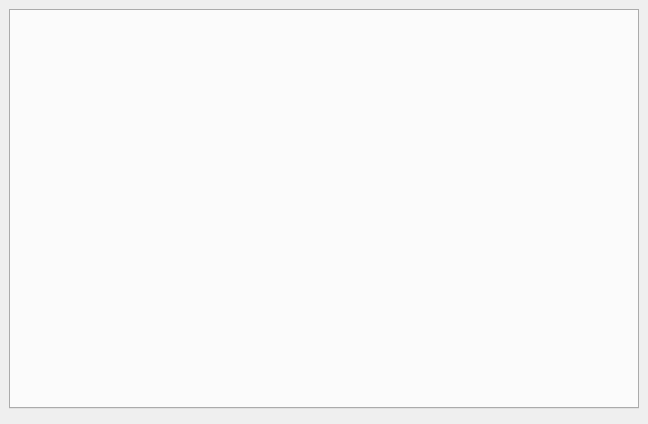
<ui version="4.0" >
 <class>MvdMultiPageDialog</class>
 <widget class="QDialog" name="MvdMultiPageDialog" >
  <property name="geometry" >
   <rect>
    <x>0</x>
    <y>0</y>
    <width>648</width>
    <height>424</height>
   </rect>
  </property>
  <property name="windowTitle" >
   <string>Movida</string>
  </property>
  <layout class="QGridLayout" >
   <property name="margin" >
    <number>9</number>
   </property>
   <property name="spacing" >
    <number>6</number>
   </property>
   <item row="1" column="0" >
    <widget class="QDialogButtonBox" name="buttonBox" >
     <property name="orientation" >
      <enum>Qt::Horizontal</enum>
     </property>
     <property name="standardButtons" >
      <set>QDialogButtonBox::NoButton</set>
     </property>
    </widget>
   </item>
   <item row="0" column="0" >
    <widget class="QTabWidget" name="contents" >
     <property name="currentIndex" >
      <number>-1</number>
     </property>
    </widget>
   </item>
  </layout>
 </widget>
 <resources/>
 <connections/>
</ui>
